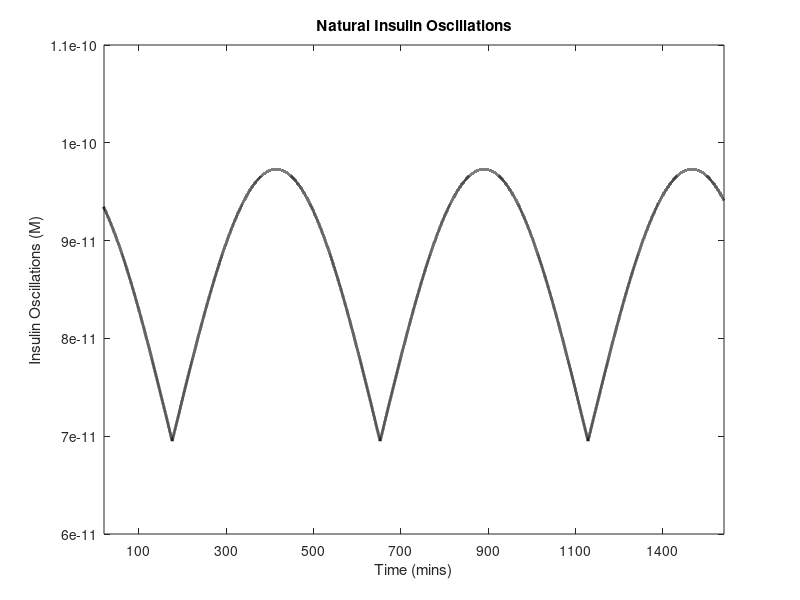

Source code (MATLAB):

%   Note we set and update all parameter values
%   in the function, as such we have different functions
%   they all contain the same code but for different parameter
%   perturbations we define different functions
%   Running the driver files in alphabetical order will yield 
%   the figures in generally the same order they appear in the paper
%   For time sake we use ODE15s, ODE45 will work but takes 
%   significantly longer

time = 0:0.01:1740
x1 = 6.95e-11 + 0.4*6.95e-11*abs(sin(2*pi*0.5*0.0021*time));

figure(9)
plot(time,x1,'k','LineWidth',2)
xlim([320 1740])
xlabel('Time (mins)')
ylabel('Insulin Oscillations (M)')
xticks([400 600 800 1000 1200 1400 1600]);
xticklabels({'100', '300', '500', '700', '900', '1100', '1400'})
title('Natural Insulin Oscillations')

